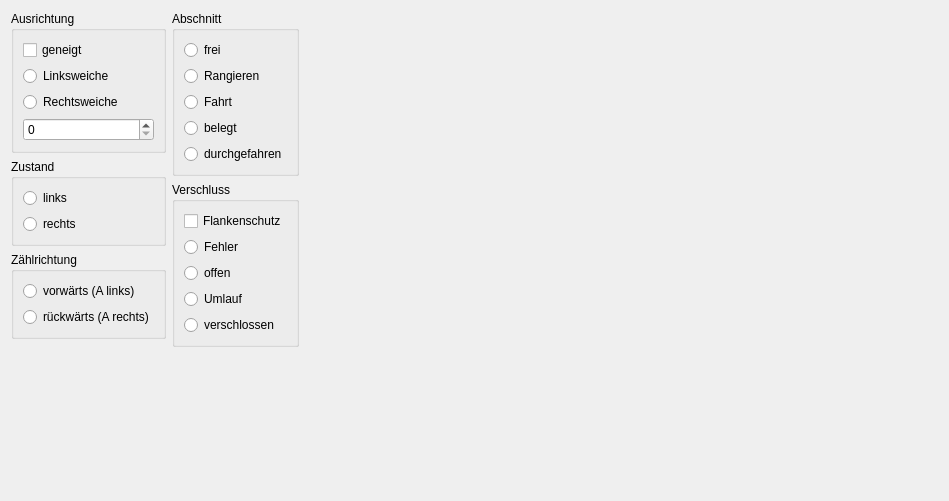
<?xml version="1.0" encoding="UTF-8"?>
<ui version="4.0">
 <class>SwitchStudy</class>
 <widget class="QWidget" name="SwitchStudy">
  <property name="geometry">
   <rect>
    <x>0</x>
    <y>0</y>
    <width>949</width>
    <height>501</height>
   </rect>
  </property>
  <property name="windowTitle">
   <string>Form</string>
  </property>
  <layout class="QHBoxLayout" name="horizontalLayout">
   <item>
    <layout class="QVBoxLayout" name="verticalLayout_5">
     <item>
      <widget class="QGroupBox" name="groupBox">
       <property name="title">
        <string>Ausrichtung</string>
       </property>
       <layout class="QVBoxLayout" name="verticalLayout">
        <item>
         <widget class="QCheckBox" name="inclinedBox">
          <property name="text">
           <string>geneigt</string>
          </property>
         </widget>
        </item>
        <item>
         <widget class="QRadioButton" name="leftHandedButton">
          <property name="text">
           <string>Linksweiche</string>
          </property>
         </widget>
        </item>
        <item>
         <widget class="QRadioButton" name="rightHandedButton">
          <property name="text">
           <string>Rechtsweiche</string>
          </property>
         </widget>
        </item>
        <item>
         <widget class="QSpinBox" name="extensionBox">
          <property name="maximum">
           <number>8</number>
          </property>
         </widget>
        </item>
       </layout>
      </widget>
     </item>
     <item>
      <widget class="QGroupBox" name="groupBox_3">
       <property name="title">
        <string>Zustand</string>
       </property>
       <layout class="QVBoxLayout" name="verticalLayout_2">
        <item>
         <widget class="QRadioButton" name="leftButton">
          <property name="text">
           <string>links</string>
          </property>
         </widget>
        </item>
        <item>
         <widget class="QRadioButton" name="rightButton">
          <property name="text">
           <string>rechts</string>
          </property>
         </widget>
        </item>
       </layout>
      </widget>
     </item>
     <item>
      <widget class="QGroupBox" name="groupBox_2">
       <property name="title">
        <string>Zählrichtung</string>
       </property>
       <layout class="QVBoxLayout" name="verticalLayout_3">
        <item>
         <widget class="QRadioButton" name="forwardButton">
          <property name="text">
           <string>vorwärts (A links)</string>
          </property>
         </widget>
        </item>
        <item>
         <widget class="QRadioButton" name="backwardButton">
          <property name="text">
           <string>rückwärts (A rechts)</string>
          </property>
         </widget>
        </item>
       </layout>
      </widget>
     </item>
     <item>
      <spacer name="verticalSpacer">
       <property name="orientation">
        <enum>Qt::Vertical</enum>
       </property>
       <property name="sizeHint" stdset="0">
        <size>
         <width>20</width>
         <height>40</height>
        </size>
       </property>
      </spacer>
     </item>
    </layout>
   </item>
   <item>
    <layout class="QVBoxLayout" name="verticalLayout_7">
     <item>
      <widget class="QGroupBox" name="groupBox_4">
       <property name="title">
        <string>Abschnitt</string>
       </property>
       <layout class="QVBoxLayout" name="verticalLayout_4">
        <item>
         <widget class="QRadioButton" name="freeButton">
          <property name="text">
           <string>frei</string>
          </property>
         </widget>
        </item>
        <item>
         <widget class="QRadioButton" name="shuntButton">
          <property name="text">
           <string>Rangieren</string>
          </property>
         </widget>
        </item>
        <item>
         <widget class="QRadioButton" name="tourButton">
          <property name="text">
           <string>Fahrt</string>
          </property>
         </widget>
        </item>
        <item>
         <widget class="QRadioButton" name="occupiedButton">
          <property name="text">
           <string>belegt</string>
          </property>
         </widget>
        </item>
        <item>
         <widget class="QRadioButton" name="passedButton">
          <property name="text">
           <string>durchgefahren</string>
          </property>
         </widget>
        </item>
       </layout>
      </widget>
     </item>
     <item>
      <widget class="QGroupBox" name="groupBox_5">
       <property name="title">
        <string>Verschluss</string>
       </property>
       <layout class="QVBoxLayout" name="verticalLayout_6">
        <item>
         <widget class="QCheckBox" name="flankProtection">
          <property name="text">
           <string>Flankenschutz</string>
          </property>
         </widget>
        </item>
        <item>
         <widget class="QRadioButton" name="errorButton">
          <property name="text">
           <string>Fehler</string>
          </property>
         </widget>
        </item>
        <item>
         <widget class="QRadioButton" name="openButton">
          <property name="text">
           <string>offen</string>
          </property>
         </widget>
        </item>
        <item>
         <widget class="QRadioButton" name="pendingButton">
          <property name="text">
           <string>Umlauf</string>
          </property>
         </widget>
        </item>
        <item>
         <widget class="QRadioButton" name="lockedButton">
          <property name="text">
           <string>verschlossen</string>
          </property>
         </widget>
        </item>
       </layout>
      </widget>
     </item>
     <item>
      <spacer name="verticalSpacer_2">
       <property name="orientation">
        <enum>Qt::Vertical</enum>
       </property>
       <property name="sizeHint" stdset="0">
        <size>
         <width>20</width>
         <height>40</height>
        </size>
       </property>
      </spacer>
     </item>
    </layout>
   </item>
   <item>
    <widget class="QWidget" name="symbolWidget" native="true">
     <property name="sizePolicy">
      <sizepolicy hsizetype="Preferred" vsizetype="Preferred">
       <horstretch>3</horstretch>
       <verstretch>0</verstretch>
      </sizepolicy>
     </property>
     <widget class="mrw::ui::RegularSwitchWidget" name="smallSwitchWidget" native="true">
      <property name="geometry">
       <rect>
        <x>30</x>
        <y>330</y>
        <width>40</width>
        <height>40</height>
       </rect>
      </property>
     </widget>
     <widget class="mrw::ui::RegularSwitchWidget" name="bigSwitchWidget" native="true">
      <property name="geometry">
       <rect>
        <x>30</x>
        <y>30</y>
        <width>200</width>
        <height>200</height>
       </rect>
      </property>
     </widget>
    </widget>
   </item>
  </layout>
 </widget>
 <customwidgets>
  <customwidget>
   <class>mrw::ui::RegularSwitchWidget</class>
   <extends>QWidget</extends>
   <header location="global">ui/regularswitchwidget.h</header>
   <container>1</container>
  </customwidget>
 </customwidgets>
 <tabstops>
  <tabstop>inclinedBox</tabstop>
  <tabstop>leftHandedButton</tabstop>
  <tabstop>rightHandedButton</tabstop>
  <tabstop>leftButton</tabstop>
  <tabstop>rightButton</tabstop>
  <tabstop>forwardButton</tabstop>
  <tabstop>backwardButton</tabstop>
  <tabstop>freeButton</tabstop>
  <tabstop>shuntButton</tabstop>
  <tabstop>tourButton</tabstop>
  <tabstop>occupiedButton</tabstop>
  <tabstop>passedButton</tabstop>
  <tabstop>errorButton</tabstop>
  <tabstop>openButton</tabstop>
  <tabstop>pendingButton</tabstop>
  <tabstop>lockedButton</tabstop>
 </tabstops>
 <resources/>
 <connections/>
</ui>
